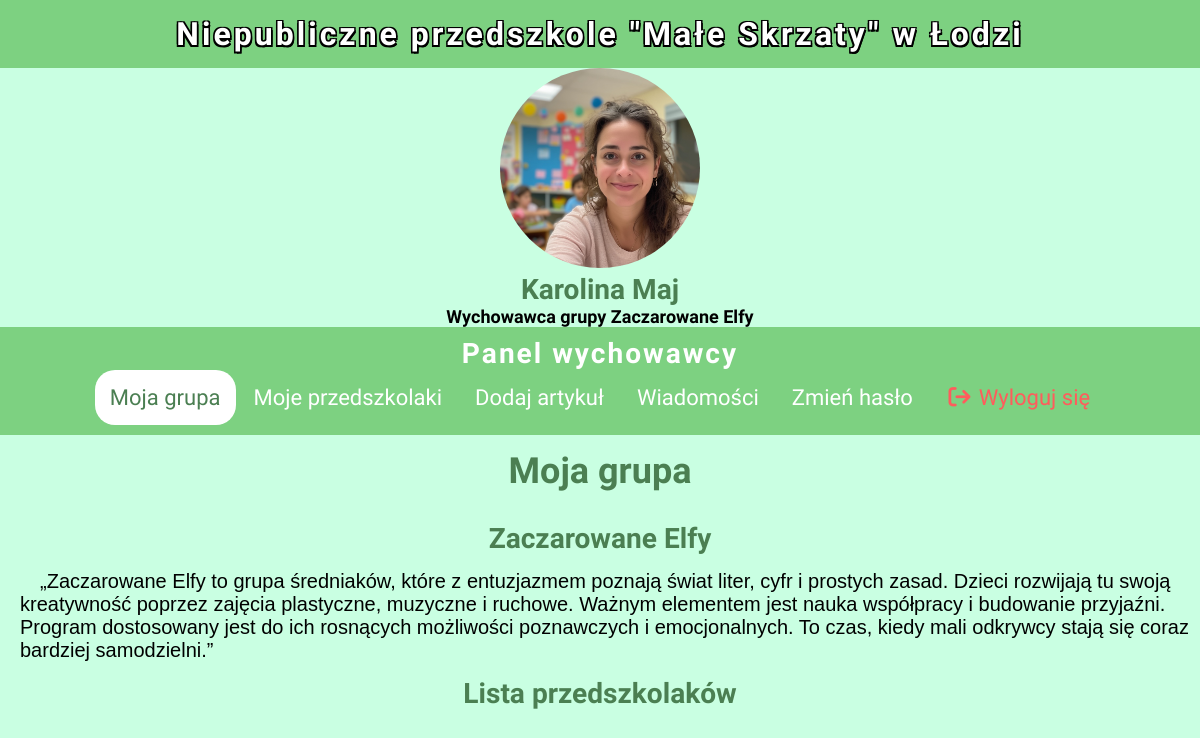
The app's page /admin/moja-grupa.php (signed in), older data.
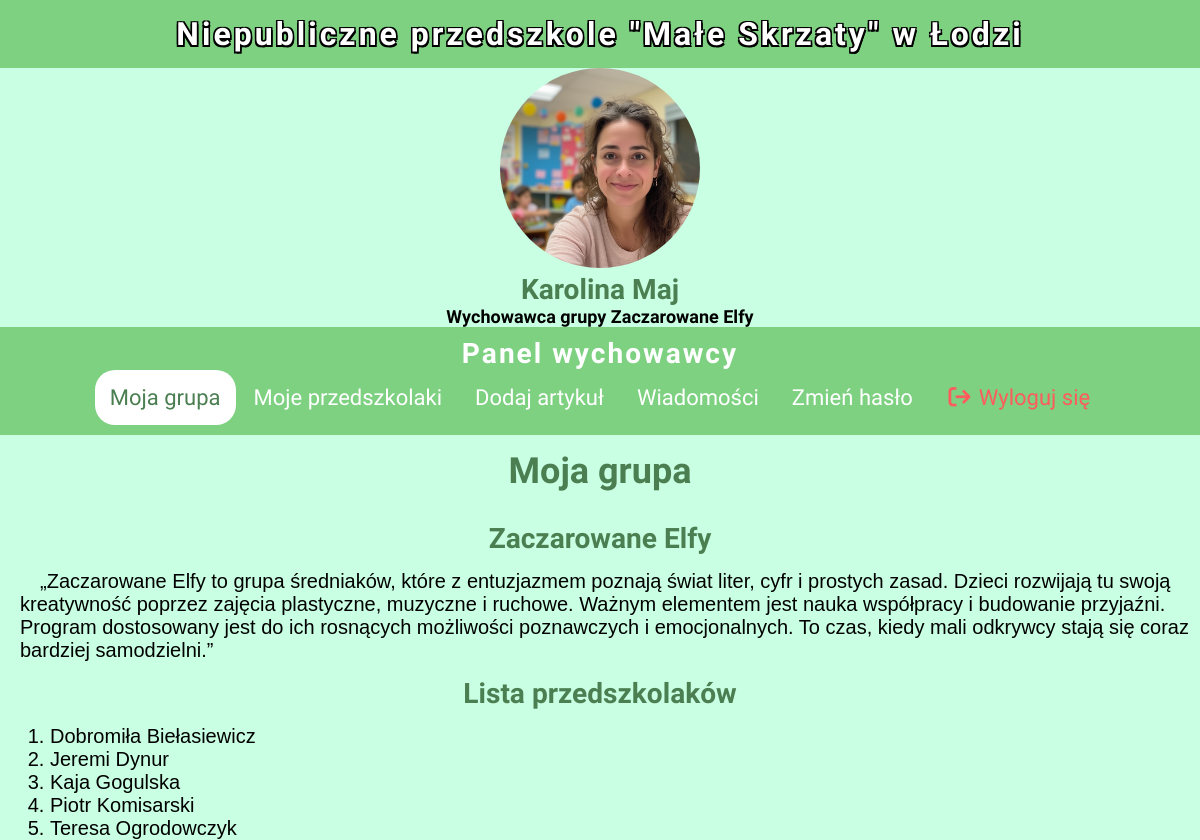
The same page, newer data.
### tables this page shows
CREATE TABLE `przedszkolaki` (
  `id_przedszkolaka` int(11) NOT NULL,
  `nazwisko` text NOT NULL,
  `imie` text NOT NULL,
  `pesel` varchar(11) NOT NULL,
  `grupa` int(11) DEFAULT NULL,
  `imiona_rodzicow` text NOT NULL,
  `alergeny` text NOT NULL,
  `religia` tinyint(1) DEFAULT NULL,
  `e_mail` text NOT NULL,
  `login` text NOT NULL,
  `password` text NOT NULL
);

### admin/moja-grupa.php (the view, shortened to what the changed rows need)
<?php
    require_once '../db/connect.php';
    $conn = new mysqli($host, $user, $pass, $db);
    mysqli_set_charset($conn, 'utf8mb4');
?>
<!DOCTYPE html>
<html lang="pl">
<head>
    <link rel="stylesheet" href="../css/style.css">
    <link rel="stylesheet" href="../css/admin.css">
    <link rel="stylesheet" href="https://cdnjs.cloudflare.com/ajax/libs/font-awesome/7.0.1/css/all.min.css" />
</head>
<body>
    <div class="page">
        <header>
            <h1>Niepubliczne przedszkole "Małe Skrzaty" w Łodzi</h1>
        </header>
        <main>
            <h2>Moja grupa</h2>
            <?php
                $query = sprintf("SELECT * FROM przedszkolaki JOIN grupy ON przedszkolaki.grupa=grupy.id_grupy WHERE nazwa_grupy='%s' ORDER BY nazwisko", $_SESSION['group_name']);
                $result = $conn->query($query);
                if($result->num_rows > 0){
                    echo '<ol>';
                    while($row = $result->fetch_assoc()){
                        echo '<li>' . $row['imie'] .' '. $row['nazwisko'] . '</li>';
                    }
                    echo '</ol>';
                }
            ?>
        </main>
    </div>
</body>
</html>

Row changes from the older to the newer data that the page shows:
added przedszkolaki: imie "Dobromiła", nazwisko "Biełasiewicz"
added przedszkolaki: imie "Jeremi", nazwisko "Dynur"
added przedszkolaki: imie "Kaja", nazwisko "Gogulska"
added przedszkolaki: imie "Piotr", nazwisko "Komisarski"
added przedszkolaki: imie "Teresa", nazwisko "Ogrodowczyk"
